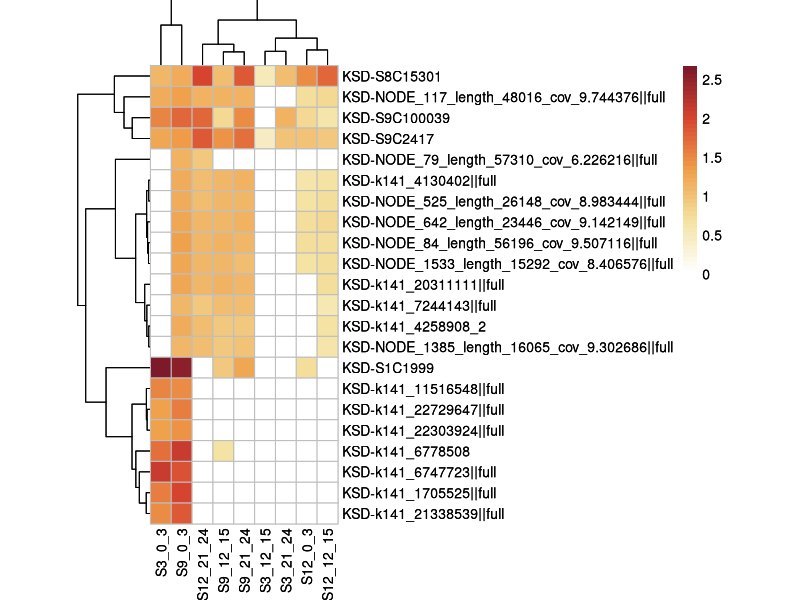
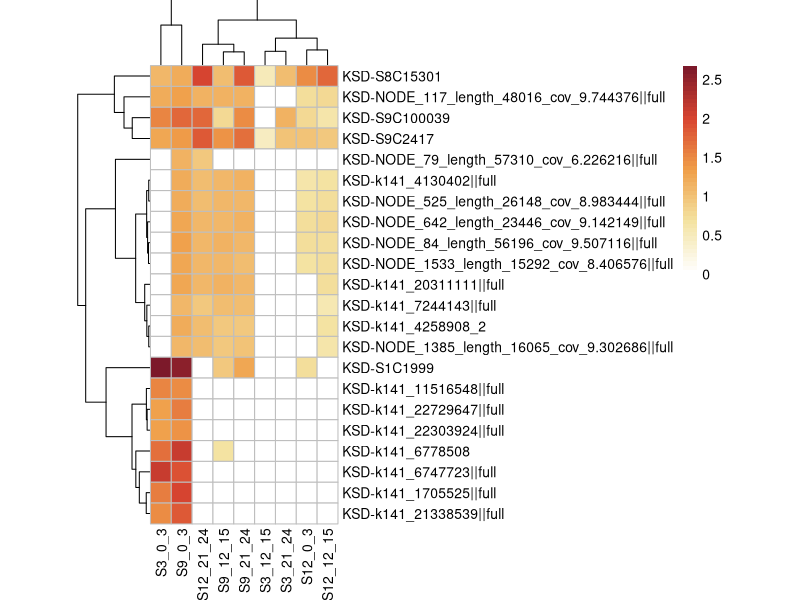

The R source for these figures, in order:
library(pheatmap)
library(ggplot2)

data <- read.table("S9_0_3_enriched_kelp_viruses.txt",header=T,row.names=1,sep="\t",comment.char="")
data <- log10(data+1)

p <- pheatmap(data, cluster_cols = T, cluster_rows = T,  
         border_color = "gray",                            
         angle_col = 90,    
         color = colorRampPalette(c("#FFFFFF", "#F4E3A1", "#F09F49", "#D84531", "#7C192A"))(50),  
         cellwidth = 15, cellheight = 15)  
p
ggsave(paste("./", "heatmap.pdf", sep=""), p, width = 10, height = 10)






